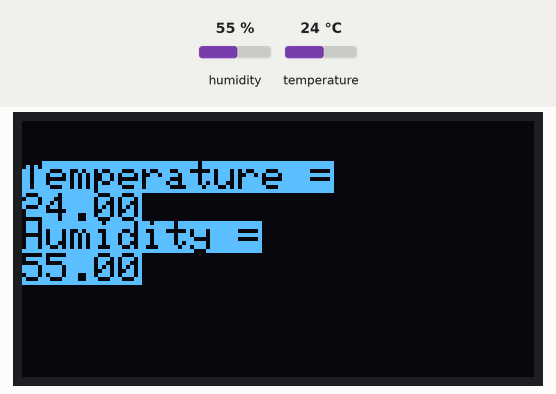
A sketch run on a simulated ESP32. On the bench: 128×64 one-colour display. The test bench sets the inputs (shaded band); at power-on: humidity 55 %, temperature 24 °C. WiFi joins after 1.5 s; servers stay silent unless stated; the display library's start-up logo is not drawn; what the sketch prints to the serial monitor is not drawn.

Above: at 5.2 s.
5.3 s: humidity set to 22 %
At 6.5 s:
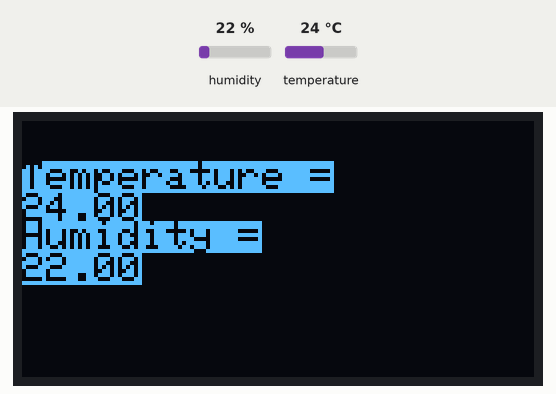
7.6 s: temperature set to 12 °C
At 9.4 s:
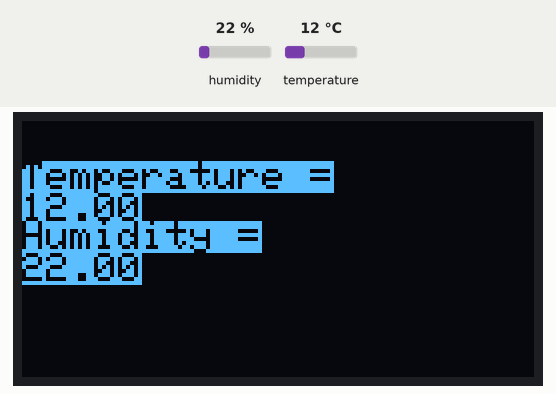
9.7 s: humidity set to 40 %
At 11.5 s:
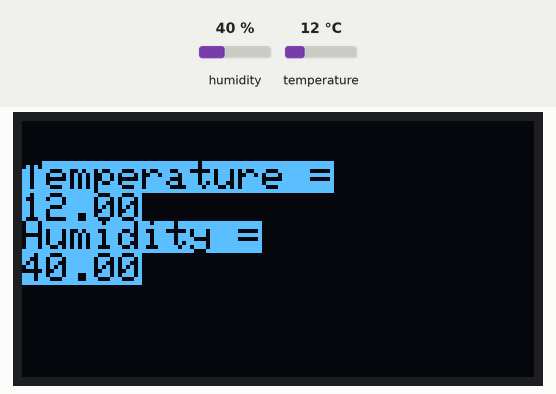
11.8 s: temperature set to 19 °C
Timing chart, 0 to 14.8 s (numbered marks = the images above; inputs shaded):
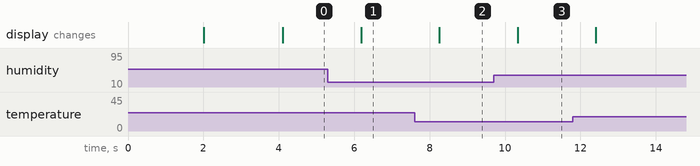

The sketch:

tpesp.ino
```cpp
#include <Wire.h>
#include <SPI.h>
#include <DHT.h>
#include <WebServer.h>
#include <Adafruit_GFX.h>
#include <Adafruit_SSD1306.h>
const char* ssid = "Ooredoo 4G_89B189";  // Enter SSID here
const char* password = "92044078";  //Enter Password here

WebServer server(8888);

#define DHTPIN   18 // DHT22 connectée au pin 18
#define DHTTYPE DHT11 // DHT22 (AM2302)

DHT dht(DHTPIN,DHTTYPE);
float Temperature;
float Humidity;

#define SCREEN_WIDTH 128 // OLED display width, in pixels
#define SCREEN_HEIGHT 64 // OLED display height, in pixels

// Declaration for an SSD1306 display connected to I2C (SDA, SCL pins)
#define OLED_RESET     -1 // Reset pin # (or -1 if sharing Arduino reset pin)
Adafruit_SSD1306 display(SCREEN_WIDTH, SCREEN_HEIGHT, &Wire, OLED_RESET);

void setup() {
  Serial.begin(115200);
  while ( !Serial ) delay(100);   // wait for native usb
  Serial.println(F("DHT22 test"));
  unsigned status;
  dht.begin();

  Serial.println("Connecting to ");
  Serial.println(ssid);

  //connect to your local wi-fi network
  WiFi.begin(ssid, password);

  //check wi-fi is connected to wi-fi network
  while (WiFi.status() != WL_CONNECTED) {
  delay(1000);
  Serial.print(".");
  }
  Serial.println("");
  Serial.println("WiFi connected..!");
  Serial.print("Got IP: ");  Serial.println(WiFi.localIP());

  server.on("/", handle_OnConnect);
  server.onNotFound(handle_NotFound);

  server.begin();
  Serial.println("HTTP server started");

   if(!display.begin(SSD1306_SWITCHCAPVCC, 0x3C)) {
    Serial.println(F("SSD1306 allocation failed"));
    for(;;); // Don't proceed, loop forever
  }

  // Show initial display buffer contents on the screen --
  // the library initializes this with an Adafruit splash screen.
  display.display();
  delay(2000);
  display.clearDisplay();
   display.setTextColor(BLACK, WHITE); // 'inverted' text

}

void loop() {
  server.handleClient();


// Reading temperature or humidity takes about 250 milliseconds!
  // Sensor readings may also be up to 2 seconds 'old' (its a very slow sensor)
  float h = dht.readHumidity();
  // Read temperature as Celsius (the default)
  float t = dht.readTemperature();
  // Read temperature as Fahrenheit (isFahrenheit = true)
  float f = dht.readTemperature(true);

  // Check if any reads failed and exit early (to try again).
  if (isnan(h) || isnan(t) || isnan(f)) {
    Serial.println(F("Failed to read from DHT sensor!"));
    return;
  }
   display.setCursor(0,10);
  display.println("Temperature =");
  display.println(t);
   display.setCursor(0,25);
  display.println("Humidity =");
  display.println(h);
  display.display();


  Serial.print(F("Temperature DHT22 = "));
  Serial.print(t);
  Serial.print(F(" °C "));
  Serial.print(F("Humidity DHT22 : "));
  Serial.print(h);


    Serial.println();
    delay(1000);
}

void handle_OnConnect() {

 Temperature = dht.readTemperature(); // Gets the values of the temperature
 Humidity = dht.readHumidity(); // Gets the values of the humidity
  server.send(200, "text/html", SendHTML(Temperature,Humidity));
}

void handle_NotFound(){
  server.send(404, "text/plain", "Not found");
}

String SendHTML(float Temperaturestat,float Humiditystat){
  String ptr = "<!DOCTYPE html> <html>\n";
  ptr +="<head><meta charset=\"UTF-8\" name=\"viewport\" content=\"width=device-width, initial-scale=1.0, user-scalable=no\">\n";
  ptr +="<title>ESP32 Weather Report</title>\n";
  ptr +="<style>html { font-family: Helvetica; display: inline-block; margin: 0px auto; text-align: center;}\n";
  ptr +="body{margin-top: 50px;} h1 {color: #444444;margin: 50px auto 30px;}\n";
  ptr +="p {font-size: 24px;color: #444444;margin-bottom: 10px;}\n";
  ptr +="</style>\n";
  ptr +="</head>\n";
  ptr +="<body>\n";
  ptr +="<div id=\"webpage\">\n";
  ptr +="<h1>ESP32 Weather Report</h1>\n";

  ptr +="<p>Temperature: ";
  ptr +=Temperaturestat;
  ptr +="°C</p>";
  ptr +="<p>Humidity: ";
  ptr +=(int)Humiditystat;
  ptr +="%</p>";

  ptr +="</div>\n";
  ptr +="</body>\n";
  ptr +="</html>\n";
  return ptr;
}
```

Measured:
- after the input at 5.3 s, the display: changes after 0.88 s (image 1)
- after the input at 7.6 s, the display: changes after 0.66 s (image 2)
- after the input at 9.7 s, the display: changes after 0.63 s (image 3)
